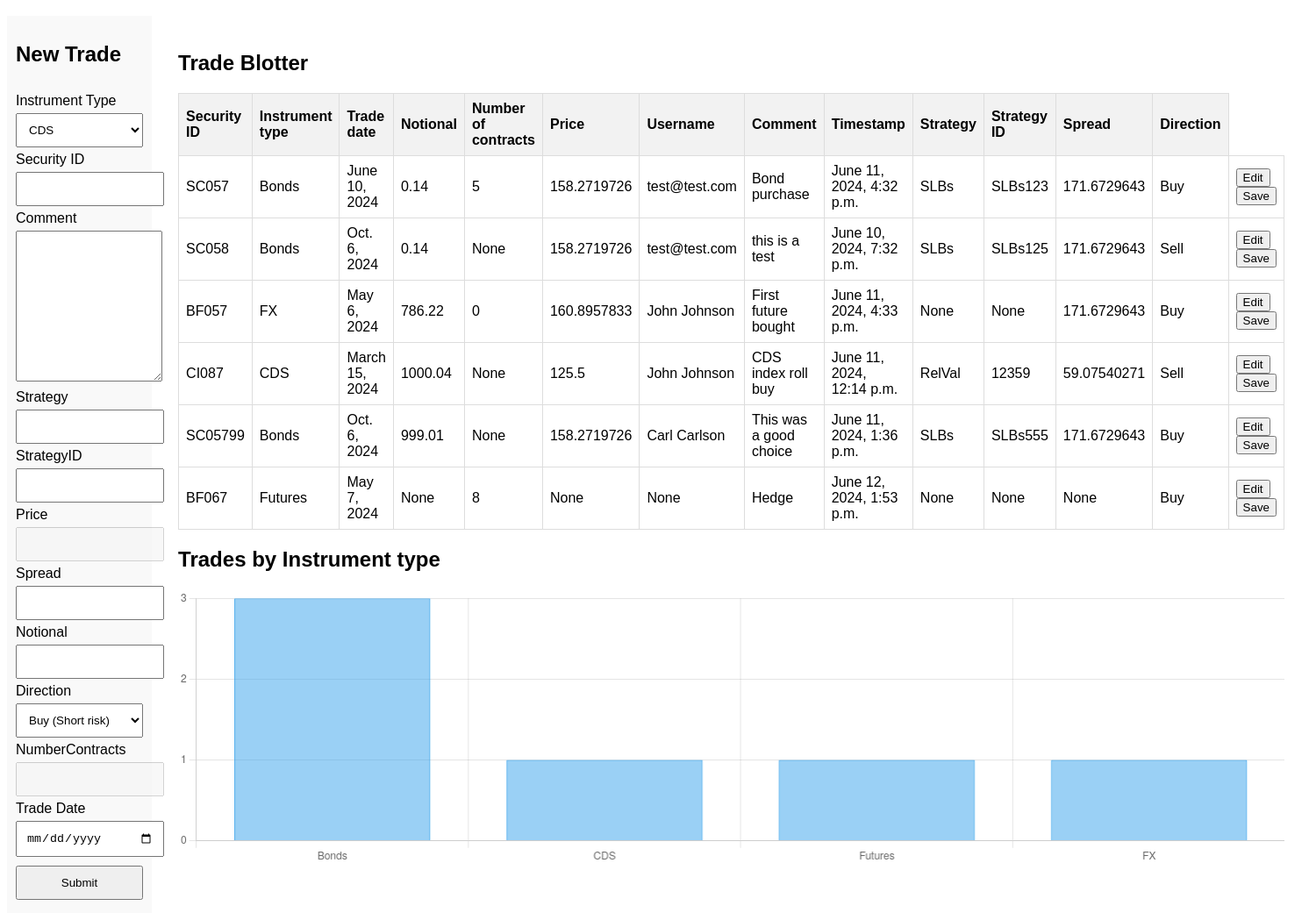
The app's page /, older data.
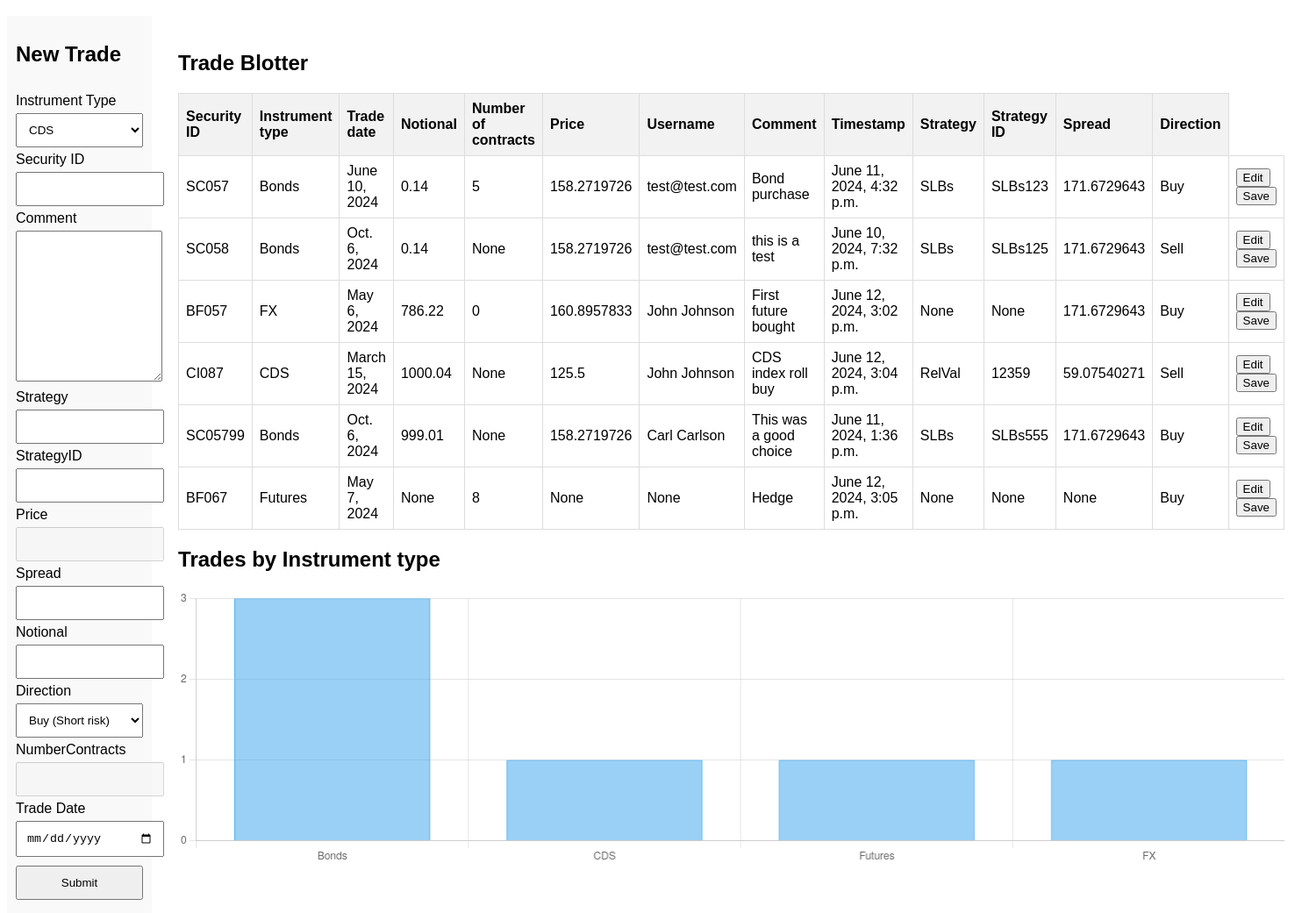
The same page, newer data.
### base/models.py (models this page shows, shortened)
class Trade(models.Model):
    timeStamp = models.DateTimeField(auto_now=True)
    tradeID = models.UUIDField(primary_key=True, default=uuid.uuid4, editable=False)
    instrumentType = models.CharField(max_length=100, choices=INSTRUMENT_TYPES, default='CDS')
    securityID = models.CharField(max_length=20, unique=True)
    username = models.CharField(max_length=300, null=True, blank=True)
    comment = models.TextField(max_length=800, null=True, blank=True)
    strategy = models.CharField(max_length=300, null=True, blank=True)
    strategyID = models.CharField(max_length=100, null=True, blank=True)
    price = models.FloatField(blank=True, null=True)
    spread = models.FloatField(blank=True, null=True)
    notional = models.DecimalField(max_digits=20, decimal_places=2, blank=True, null=True)
    direction = models.CharField(max_length=100, choices=DIRECTION, default='Buy')
    numberContracts = models.IntegerField(blank=True, null=True)
    tradeDate = models.DateField()

### base/views.py (the view, shortened to what this page needs)
# urls.py: path('', views.home, name='home'),
def home(request):
    if request.method == 'GET':
        form = TradeForm()
        trades = Trade.objects.all()
        instrument_counts = {
            'Bonds' : 0,
            'CDS' : 0,
            'Futures' : 0,
            'FX' : 0
        }
        for trade in trades:
            instrument_counts[trade.instrumentType] += 1
        context = {
            'form': form,
            'trades': trades,
            'counts': instrument_counts,
        }
        return render(request, 'home.html', context)
    else:
        return HttpResponseRedirect('/error/')

### base/forms.py
class TradeForm(ModelForm):
    class Meta:
        model = Trade
        fields = [
            'instrumentType',
            'securityID',
            'username',
            'comment',
            'strategy',
            'strategyID',
            'price',
            'spread',
            'notional',
            'direction',
            'numberContracts',
            'tradeDate'
            ]
        labels = {
            'instrumentType' : 'Instrument Type',
            'securityID' : 'Security ID',
            'username' : 'Username',
            'comment' : 'Comment',
            'strategy' : 'Strategy',
            'strategyID' : 'StrategyID',
            'price' : 'Price',
            'spread' : 'Spread',
            'notional' : 'Notional',
            'direction' : 'Direction',
            'numberContracts' : 'NumberContracts',
            'tradeDate' : 'Trade Date'
            }

### templates/home.html (shortened to what the changed rows need)
{% load widget_tweaks %}
{% load static %}
<!DOCTYPE html>
<html lang="en">
<head>
    <link rel="stylesheet" type="text/css" media="screen" href="{% static 'styles/main.css' %}">
</head>
<body>
    <div class="container">
        <sidebar>
            <div class="trade-form">
                <h2>New Trade</h2>
            </div>
        </sidebar>
        <div class="content">
            <h2>Trade Blotter</h2>
            <table class="trade-blotter" style="width: 50%;height: 50%;">
                <thead>
                    <tr>
                        <th>Security ID</th>
                        <th>Instrument type</th>
                        <th>Trade date</th>
                        <th>Notional</th>
                        <th>Number of contracts</th>
                        <th>Price</th>
                        <th>Username</th>
                        <th>Comment</th>
                        <th>Timestamp</th>
                        <th>Strategy</th>
                        <th>Strategy ID</th>
                        <th>Spread</th>
                        <th>Direction</th>
                    </tr>
                </thead>
                <tbody>
                    {% for trade in trades %}
                    <tr id='{{ trade.tradeID }}'>
                        <td class="editable" data-field="securityID">{{ trade.securityID }}</td>
                        <td class="editable" data-field="instrumentType">{{ trade.instrumentType }}</td>
                        <td class="editable" data-field="tradeDate">{{ trade.tradeDate }}</td>
                        <td class="editable" data-field="notional">{{ trade.notional }}</td>
                        <td class="editable" data-field="numberContracts">{{ trade.numberContracts }}</td>
                        <td class="editable" data-field="price">{{ trade.price}}</td>
                        <td>{{ trade.username}}</td>
                        <td class="editable" data-field="comment">{{ trade.comment }}</td>
                        <td>{{ trade.timeStamp }}</td>
                        <td class="editable" data-field="strategy">{{ trade.strategy}}</td>
                        <td class="editable" data-field="strategyID">{{ trade.strategyID}}</td>
                        <td class="editable" data-field="spread">{{ trade.spread}}</td>
                        <td class="editable" data-field="direction">{{ trade.direction}}</td>
                        <td>
                            <button type="button" onclick="enableEditing('{{ trade.tradeID }}')">Edit</button>
                            <button type="button" class="save-button"
                                onclick="saveRow('{{ trade.tradeID }}')">Save</button>
                        </td>
                    </tr>
                    {% endfor %}
                </tbody>
            </table>
            <h2>Trades by Instrument type</h2>
        </div>
    </div>
</body>
</html>

Row changes from the older to the newer data that the page shows:
changed Trade "BF057": timeStamp "June 11, 2024, 4:33 p.m." → "June 12, 2024, 3:02 p.m."
changed Trade "CI087": timeStamp "June 11, 2024, 12:14 p.m." → "June 12, 2024, 3:04 p.m."
changed Trade "BF067": timeStamp "June 12, 2024, 1:53 p.m." → "June 12, 2024, 3:05 p.m."
